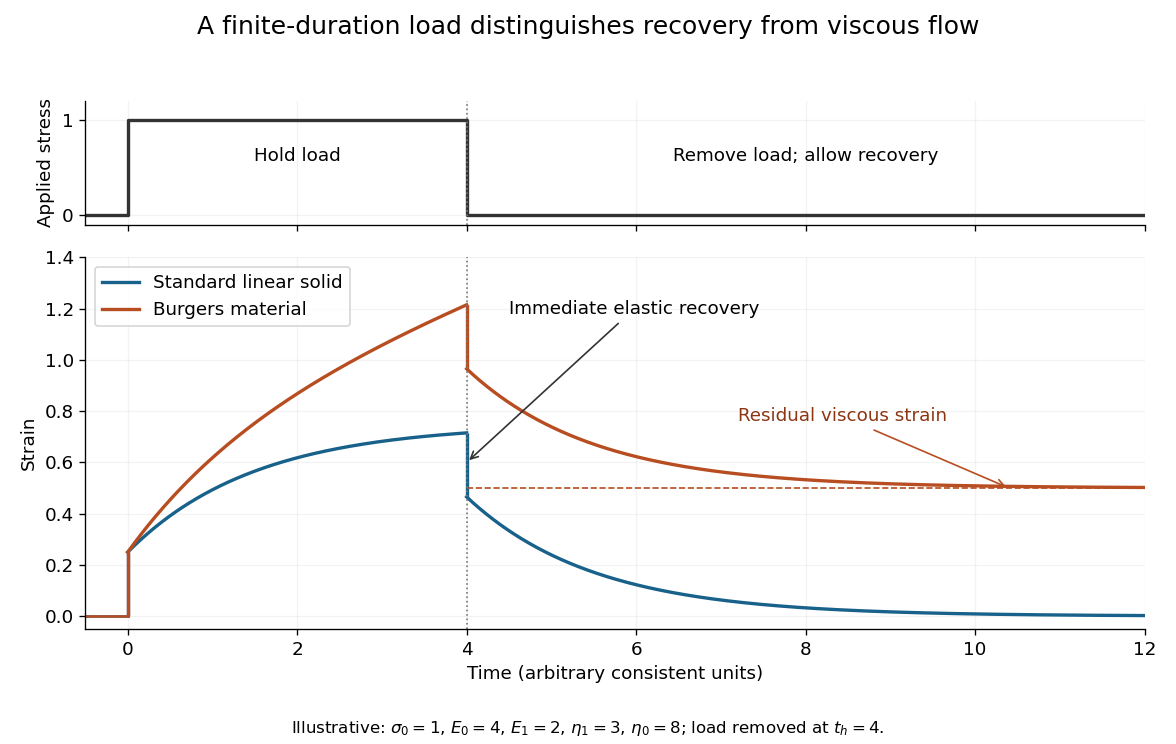

Here is the Python script that generated this plot:
"""Compare recoverable and flow-containing spring-dashpot models.

Run from the media directory; writes rheology-creep-recovery.png to cwd.
Parameters and units are illustrative, not material measurements.
"""
from pathlib import Path
import matplotlib
matplotlib.use("Agg")
import matplotlib.pyplot as plt
import numpy as np

SIGMA=1.0
E0=4.0
E1=2.0
ETA1=3.0
ETA0=8.0
HOLD=4.0
TAU=ETA1/E1

def loaded(t, flow=False):
    t=np.asarray(t)
    return SIGMA/E0+SIGMA/E1*(-np.expm1(-t/TAU))+(SIGMA*t/ETA0 if flow else 0)

def recovered(t, flow=False):
    t=np.asarray(t)
    return SIGMA/E1*(-np.expm1(-HOLD/TAU))*np.exp(-(t-HOLD)/TAU)+(SIGMA*HOLD/ETA0 if flow else 0)

def main():
    plt.rcParams.update({"font.size":11,"figure.facecolor":"white","axes.facecolor":"white"})
    fig,(top,bottom)=plt.subplots(2,1,figsize=(9.8,6.2),height_ratios=(1,3),sharex=True)
    top.step([-.5,0,HOLD,12],[0,SIGMA,0,0],where="post",color="#333333",linewidth=2)
    top.set_ylabel("Applied stress")
    top.set_ylim(-.1,1.2)
    top.set_yticks([0,1])
    top.text(2,.57,"Hold load",ha="center")
    top.text(8,.57,"Remove load; allow recovery",ha="center")
    loading=np.linspace(0,HOLD,300)
    recovery=np.linspace(HOLD,12,500)
    for flow,color,label in [(False,"#17618a","Standard linear solid"),(True,"#b74d20","Burgers material")]:
        bottom.plot([-.5,0],[0,0],color=color)
        bottom.vlines(0,0,SIGMA/E0,color=color,linewidth=2)
        bottom.plot(loading,loaded(loading,flow),color=color,label=label,linewidth=2)
        bottom.vlines(HOLD,float(recovered(HOLD,flow)),float(loaded(HOLD,flow)),color=color,linewidth=2)
        bottom.plot(recovery,recovered(recovery,flow),color=color,linewidth=2)
    residual=SIGMA*HOLD/ETA0
    bottom.hlines(residual,HOLD,12,color="#b74d20",linestyle="--",linewidth=1)
    bottom.annotate("Residual viscous strain",xy=(10.4,residual),xytext=(7.2,.76),
                    arrowprops={"arrowstyle":"->","color":"#b74d20"},color="#8d3512")
    bottom.annotate("Immediate elastic recovery",xy=(HOLD,.60),xytext=(4.5,1.18),
                    arrowprops={"arrowstyle":"->","color":"#333333"})
    bottom.set_ylabel("Strain")
    bottom.set_xlabel("Time (arbitrary consistent units)")
    bottom.set_xlim(-.5,12)
    bottom.set_ylim(-.05,1.4)
    bottom.legend(loc="upper left")
    for ax in [top,bottom]:
        ax.axvline(HOLD,color="#777777",linestyle=":",linewidth=1)
        ax.grid(alpha=.15)
        ax.spines[["top","right"]].set_visible(False)
    fig.suptitle("A finite-duration load distinguishes recovery from viscous flow",fontsize=15)
    fig.text(.5,.015,r"Illustrative: $\sigma_0=1$, $E_0=4$, $E_1=2$, $\eta_1=3$, $\eta_0=8$; load removed at $t_h=4$.",ha="center",fontsize=10)
    fig.tight_layout(rect=(0,.055,1,.95))
    fig.savefig(Path("rheology-creep-recovery.png"),dpi=120,facecolor="white")
    plt.close(fig)

if __name__=="__main__":
    main()
